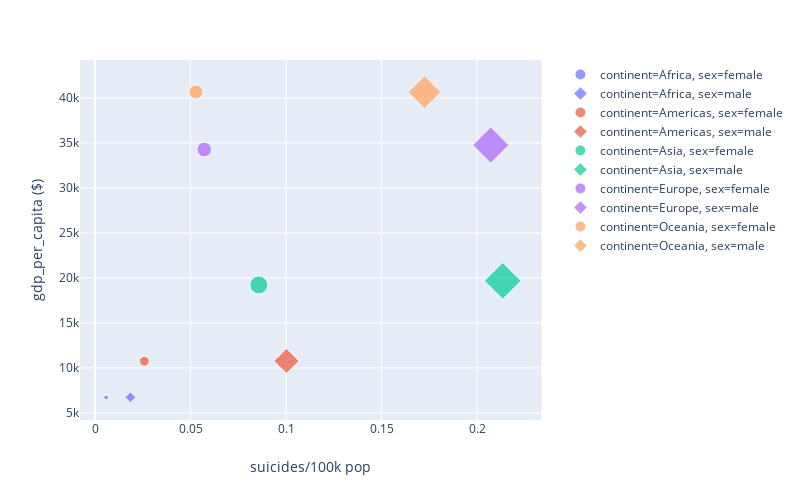

Notebook code for this chart:
### Markdown cell above
Há dois pontos para cada continente, por que temos dados para Homens e mulheres, é possível especificar isto no graficos, vejamos duas maneiras:

### Code cell
#Primeira maneira: com symbol, simbolos diferentes para cada sexo
fig = px.scatter(suicides_gby_Continent_2007,x = 'suicides/100k pop', y = 'gdp_per_capita ($)', 
                 color='continent', width=800, height=500, size ='suicides/100k pop', 
                 symbol='sex')

fig.show()

### Figure 1 — Plotly figure (JSON) as saved in the notebook; plotly's stock layout.template omitted (floating-point values rounded to 4 significant figures)
{"data": [{"hoverlabel": {"namelength": 0}, "hovertemplate": "continent=Africa<br>sex=female<br>suicides/100k pop=%{marker.size}<br>gdp_per_capita ($)=%{y}", "legendgroup": "continent=Africa, sex=female", "marker": {"color": "#636efa", "size": [0.005773], "sizemode": "area", "sizeref": 0.0005336, "symbol": "circle"}, "mode": "markers", "name": "continent=Africa, sex=female", "showlegend": true, "type": "scatter", "x": [0.005773], "xaxis": "x", "y": [6730.0], "yaxis": "y"}, {"hoverlabel": {"namelength": 0}, "hovertemplate": "continent=Africa<br>sex=male<br>suicides/100k pop=%{marker.size}<br>gdp_per_capita ($)=%{y}", "legendgroup": "continent=Africa, sex=male", "marker": {"color": "#636efa", "size": [0.01852], "sizemode": "area", "sizeref": 0.0005336, "symbol": "diamond"}, "mode": "markers", "name": "continent=Africa, sex=male", "showlegend": true, "type": "scatter", "x": [0.01852], "xaxis": "x", "y": [6731.0], "yaxis": "y"}, {"hoverlabel": {"namelength": 0}, "hovertemplate": "continent=Americas<br>sex=female<br>suicides/100k pop=%{marker.size}<br>gdp_per_capita ($)=%{y}", "legendgroup": "continent=Americas, sex=female", "marker": {"color": "#EF553B", "size": [0.02582], "sizemode": "area", "sizeref": 0.0005336, "symbol": "circle"}, "mode": "markers", "name": "continent=Americas, sex=female", "showlegend": true, "type": "scatter", "x": [0.02582], "xaxis": "x", "y": [10750.0], "yaxis": "y"}, {"hoverlabel": {"namelength": 0}, "hovertemplate": "continent=Americas<br>sex=male<br>suicides/100k pop=%{marker.size}<br>gdp_per_capita ($)=%{y}", "legendgroup": "continent=Americas, sex=male", "marker": {"color": "#EF553B", "size": [0.1002], "sizemode": "area", "sizeref": 0.0005336, "symbol": "diamond"}, "mode": "markers", "name": "continent=Americas, sex=male", "showlegend": true, "type": "scatter", "x": [0.1002], "xaxis": "x", "y": [10770.0], "yaxis": "y"}, {"hoverlabel": {"namelength": 0}, "hovertemplate": "continent=Asia<br>sex=female<br>suicides/100k pop=%{marker.size}<br>gdp_per_capita ($)=%{y}", "legendgroup": "continent=Asia, sex=female", "marker": {"color": "#00cc96", "size": [0.08575], "sizemode": "area", "sizeref": 0.0005336, "symbol": "circle"}, "mode": "markers", "name": "continent=Asia, sex=female", "showlegend": true, "type": "scatter", "x": [0.08575], "xaxis": "x", "y": [19230.0], "yaxis": "y"}, {"hoverlabel": {"namelength": 0}, "hovertemplate": "continent=Asia<br>sex=male<br>suicides/100k pop=%{marker.size}<br>gdp_per_capita ($)=%{y}", "legendgroup": "continent=Asia, sex=male", "marker": {"color": "#00cc96", "size": [0.2134], "sizemode": "area", "sizeref": 0.0005336, "symbol": "diamond"}, "mode": "markers", "name": "continent=Asia, sex=male", "showlegend": true, "type": "scatter", "x": [0.2134], "xaxis": "x", "y": [19680.0], "yaxis": "y"}, {"hoverlabel": {"namelength": 0}, "hovertemplate": "continent=Europe<br>sex=female<br>suicides/100k pop=%{marker.size}<br>gdp_per_capita ($)=%{y}", "legendgroup": "continent=Europe, sex=female", "marker": {"color": "#ab63fa", "size": [0.05717], "sizemode": "area", "sizeref": 0.0005336, "symbol": "circle"}, "mode": "markers", "name": "continent=Europe, sex=female", "showlegend": true, "type": "scatter", "x": [0.05717], "xaxis": "x", "y": [34270.0], "yaxis": "y"}, {"hoverlabel": {"namelength": 0}, "hovertemplate": "continent=Europe<br>sex=male<br>suicides/100k pop=%{marker.size}<br>gdp_per_capita ($)=%{y}", "legendgroup": "continent=Europe, sex=male", "marker": {"color": "#ab63fa", "size": [0.2072], "sizemode": "area", "sizeref": 0.0005336, "symbol": "diamond"}, "mode": "markers", "name": "continent=Europe, sex=male", "showlegend": true, "type": "scatter", "x": [0.2072], "xaxis": "x", "y": [34770.0], "yaxis": "y"}, {"hoverlabel": {"namelength": 0}, "hovertemplate": "continent=Oceania<br>sex=female<br>suicides/100k pop=%{marker.size}<br>gdp_per_capita ($)=%{y}", "legendgroup": "continent=Oceania, sex=female", "marker": {"color": "#FFA15A", "size": [0.05282], "sizemode": "area", "sizeref": 0.0005336, "symbol": "circle"}, "mode": "markers", "name": "continent=Oceania, sex=female", "showlegend": true, "type": "scatter", "x": [0.05282], "xaxis": "x", "y": [40670.0], "yaxis": "y"}, {"hoverlabel": {"namelength": 0}, "hovertemplate": "continent=Oceania<br>sex=male<br>suicides/100k pop=%{marker.size}<br>gdp_per_capita ($)=%{y}", "legendgroup": "continent=Oceania, sex=male", "marker": {"color": "#FFA15A", "size": [0.1725], "sizemode": "area", "sizeref": 0.0005336, "symbol": "diamond"}, "mode": "markers", "name": "continent=Oceania, sex=male", "showlegend": true, "type": "scatter", "x": [0.1725], "xaxis": "x", "y": [40640.0], "yaxis": "y"}], "layout": {"height": 500, "legend": {"itemsizing": "constant", "tracegroupgap": 0}, "margin": {"t": 60}, "width": 800, "xaxis": {"anchor": "y", "domain": [0, 0.98], "title": {"text": "suicides/100k pop"}}, "yaxis": {"anchor": "x", "domain": [0, 1], "title": {"text": "gdp_per_capita ($)"}}}}
